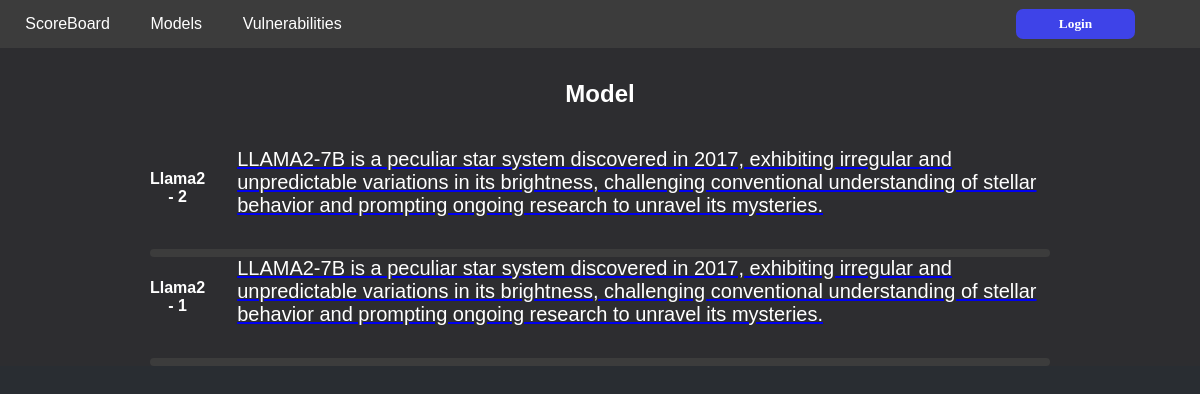
Page /dispatcher/models/ on the committed database.
### promptdispatcher/models.py (models this page shows, shortened)
class LLM(models.Model):
    name = models.CharField(max_length=100)
    model = models.CharField(max_length=100, choices=[(model, model) for model in supported_models])
    api_key = models.CharField(max_length=100)
    user = models.ForeignKey('auth.User', on_delete=models.CASCADE)
    def get_type(self):
        return self.model.split("::")[1].split("/")[0]
    def get_summary(self):
        return LLMSummary.objects.get(model_type=self.get_type())

class LLMSummary(models.Model):
    model_type = models.CharField(max_length=100, choices=[(m, m) for m in model_types], unique=True)
    summary = models.TextField()
    description = models.TextField()

### promptdispatcher/views.py (the view)
# urls.py: path('models/', LLMList.as_view(), name='models'),
class LLMList(APIView):
    def get(self, request):
        if request.query_params.get('api') is not None:
            return Response(LLM.objects.all())
        return render(request, 'promptdispatcher/models.html', {'llms': LLM.objects.all()})

### promptdispatcher/templates/promptdispatcher/models.html (shortened to what this page needs)
{% load static %} {% include "base.html" %} {% include "navbar.html" %} {% block content %}
<section class="headings" style="margin-bottom: 40px;">
  <h1>Model</h1>
</section>
{% for llm in llms %}
<div class="row">
  <div class="container">
    <div class="col-1">
      <p class="gpt-center">{{ llm.name }}</p>
    </div>
    <div class="col-2">
      <a href="{{ llm.get_type }}">
        <p style="color: white">{{ llm.get_summary.summary }}</p>
      </a>
    </div>
  </div>
</div>
<div class="divider"></div>
{% endfor %} {% endblock content%}

### templates/base.html (shortened to what this page needs)
{% load static %}
<!DOCTYPE html>
<html lang="en">
  <head>
    <link rel="stylesheet" href="{% static "styles/main.css" %}">
    <link rel="stylesheet" href="{% static "styles/analyze.css" %}">
    <link rel="stylesheet" href="{% static "styles/models.css" %}">
    <link rel="stylesheet" href="{% static "header/header.css" %}">
  </head>
  <body>
  </body>
</html>

### templates/navbar.html (shortened to what this page needs)
{% block nav %}
<header>
  <nav>
    <ul>
      <li><a href="/dispatcher/scoreboard/">ScoreBoard</a></li>
      <li><a href="/llms/models/">Models</a></li>
      <li><a href="/vulnerabilities/">Vulnerabilities</a></li>
    </ul>
  </nav>
  <button class="login" id="login"><a>Login</a></button>
</header>
{% endblock nav %}

### static/styles/main.css (style rules this page uses)
:root { --background: #292D32; --background-light: #3c3c3c; --text-color: #fff; --text-dimmed: #d0d0d0; --primary: #3e43e8; --font: 'Poppins', sans-serif; --text-size: 14px; --radius: 8px; --a-color: #0984e3; }
html, body { padding: 0; margin: 0; background: var(--background); color: var(--text-color); }
* { box-sizing: border-box; font-family: var(--font); }
h1 { font-size: 24px; }

### static/styles/analyze.css (style rules this page uses)
html, body { padding: 0; margin: 0; }

### static/styles/Models.css (style rules this page uses)
* { margin: 0; padding: 0; box-sizing: border-box; }
header { height: 6vh; background-color: #3C3C3C; padding: 5px; display: flex; align-items: center; justify-content: space-between; }
header .login { width: 10%; height: 80%; border-radius: 7px; background-color: #3E43E8; color: white; font-family: Interfont; font-weight: 600; cursor: pointer; font-size: 15; border: none; margin-right: 60px; position: relative; }
header .login a { text-decoration: none; color: white; font-family: Interfont; font-weight: 600; cursor: pointer; font-size: 15; }
header .login::after { content: ""; position: absolute; top: 0; left: 0; width: 100%; height: 100%; background-color: #3E43E8; border-radius: 7px; z-index: -1; transition: all 0.6s; }
header nav { width: 30%; }
header nav ul { list-style: none; display: flex; align-items: center; justify-content: space-around; font-family: Interfont; font-weight: 600; cursor: pointer; font-size: 15; color: white; }
header nav ul a { text-decoration: none; font-weight: 500; cursor: pointer; font-size: 15; color: white; }
header nav ul li { transition: all 0.5s; }
body { background: #2d2d30; font-family: main; color: white; }
.headings { margin-top: 2rem; display: flex; justify-content: center; font-size: 24px; font-weight: 400; }
.row { display: flex; justify-content: center; }
.container { width: 75%; display: flex; justify-content: center; align-items: center; font-weight: 400; font-size: 20px; gap: 2rem; }
.gpt-center { text-align: center; margin-top: 10px; font-size: 16px; font-weight: 700; }
.divider { border-bottom: 8px solid #3c3c3c; border-radius: 1rem; width: 75%; margin: 0 auto; margin-top: 2rem; }

### static/header/header.css (style rules this page uses)
body { margin: 0; padding: 0; box-sizing: border-box; }
header { height: 6vh; background-color: #3C3C3C; padding: 5px; display: flex; align-items: center; justify-content: space-between; }
header .login { width: 10%; height: 80%; border-radius: 7px; background-color: #3E43E8; color: white; font-family: Interfont; font-weight: 600; cursor: pointer; font-size: 15; border: none; margin-right: 60px; position: relative; }
header .login a { text-decoration: none; color: white; font-family: Interfont; font-weight: 600; cursor: pointer; font-size: 15; }
header .login::after { content: ""; position: absolute; top: 0; left: 0; width: 100%; height: 100%; background-color: #3E43E8; border-radius: 7px; z-index: -1; transition: all 0.6s; }
header nav { width: 30%; }
header nav ul { list-style: none; display: flex; align-items: center; justify-content: space-around; font-family: Interfont; font-weight: 600; cursor: pointer; font-size: 15; color: white; }
header nav ul a { text-decoration: none; font-weight: 500; cursor: pointer; font-size: 15; color: white; }
header nav ul li { transition: all 0.5s; }

### rows in the picture
LLM: name "Llama2 - 2", get_summary.summary "LLAMA2-7B is a peculiar star system discovered in 2017, exhibiting irregular and unpredictable variations in its brightness, challenging conventional understanding of stellar behavior and prompting ongoing research to unravel its mysteries."
LLM: name "Llama2 - 1", get_summary.summary "LLAMA2-7B is a peculiar star system discovered in 2017, exhibiting irregular and unpredictable variations in its brightness, challenging conventional understanding of stellar behavior and prompting ongoing research to unravel its mysteries."
